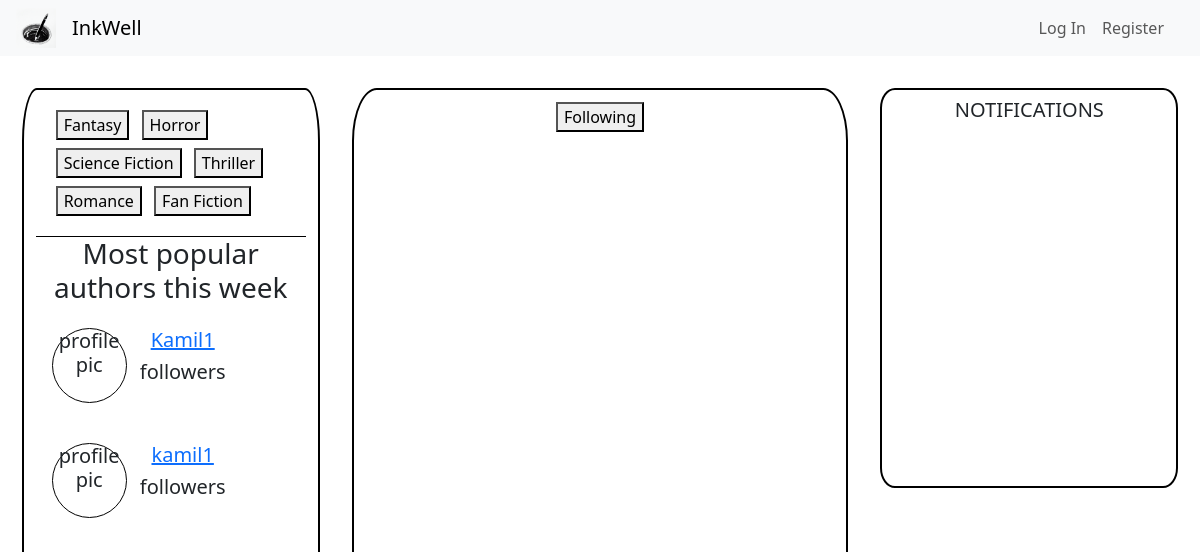
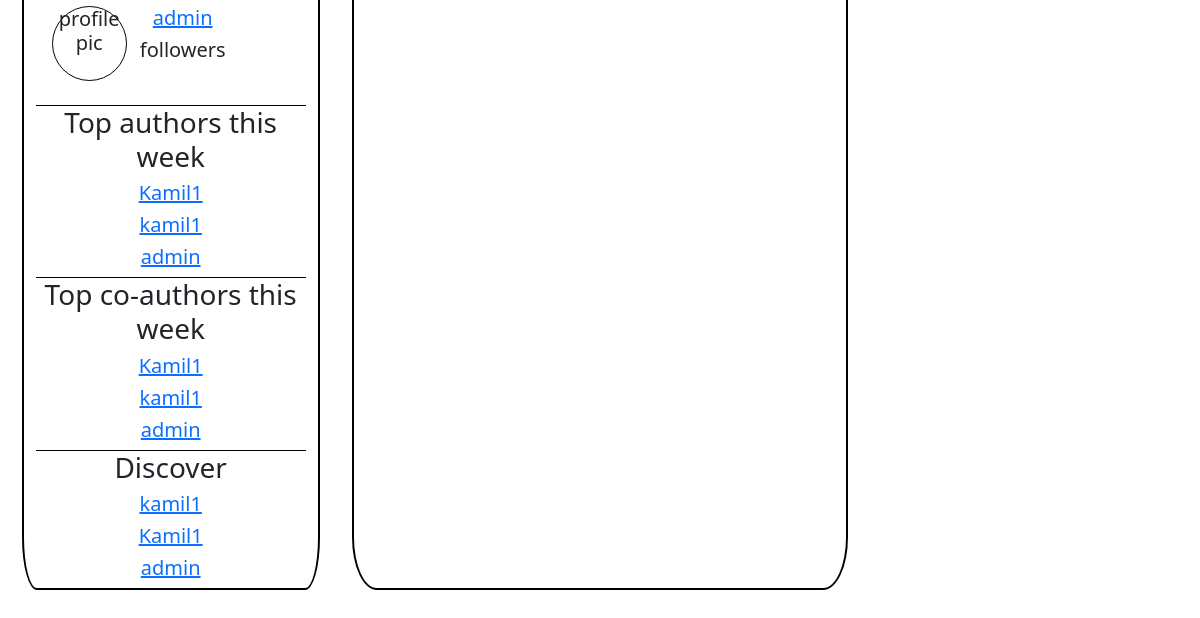
The app's page /, older data (2 pictures, top to bottom).
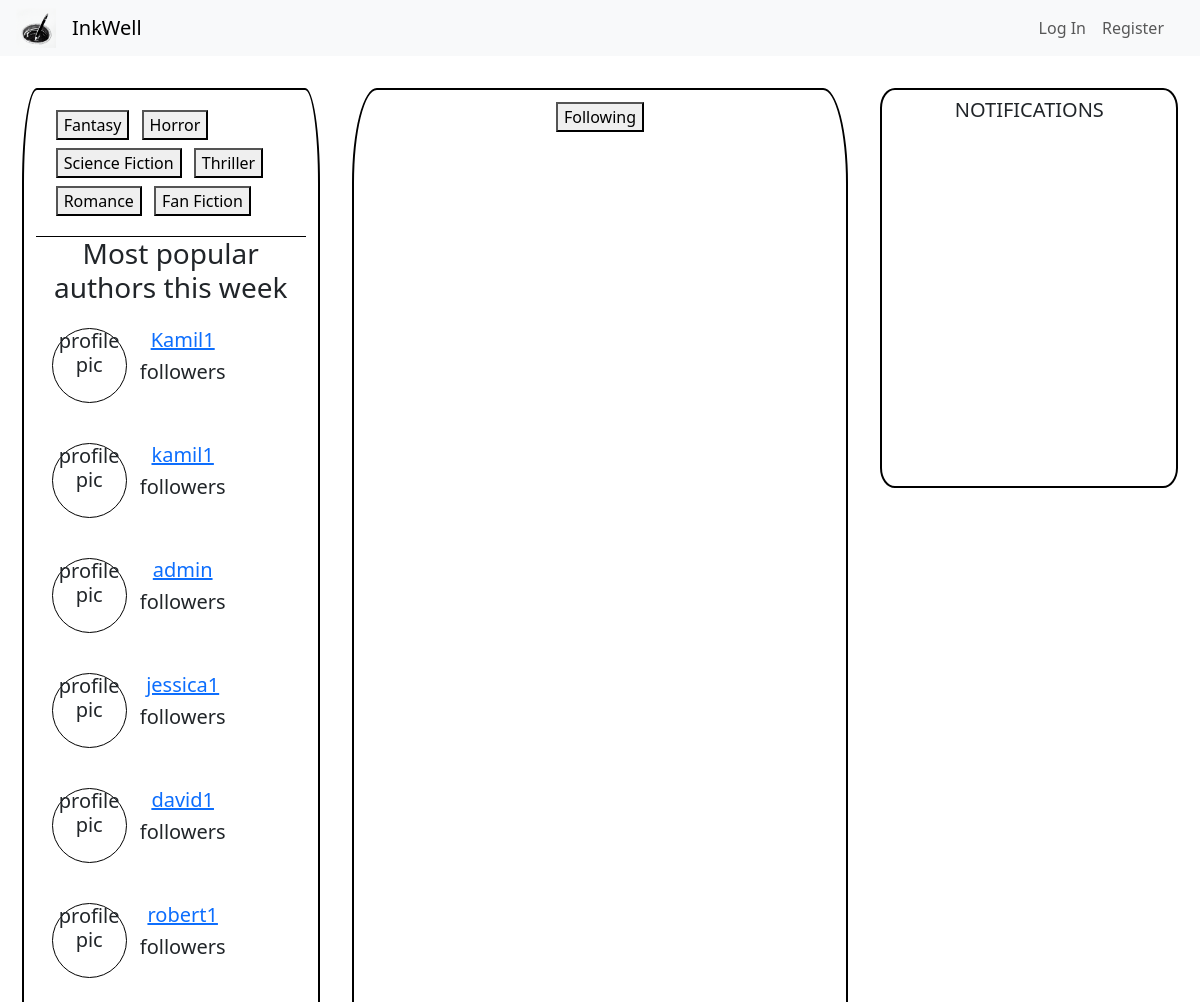
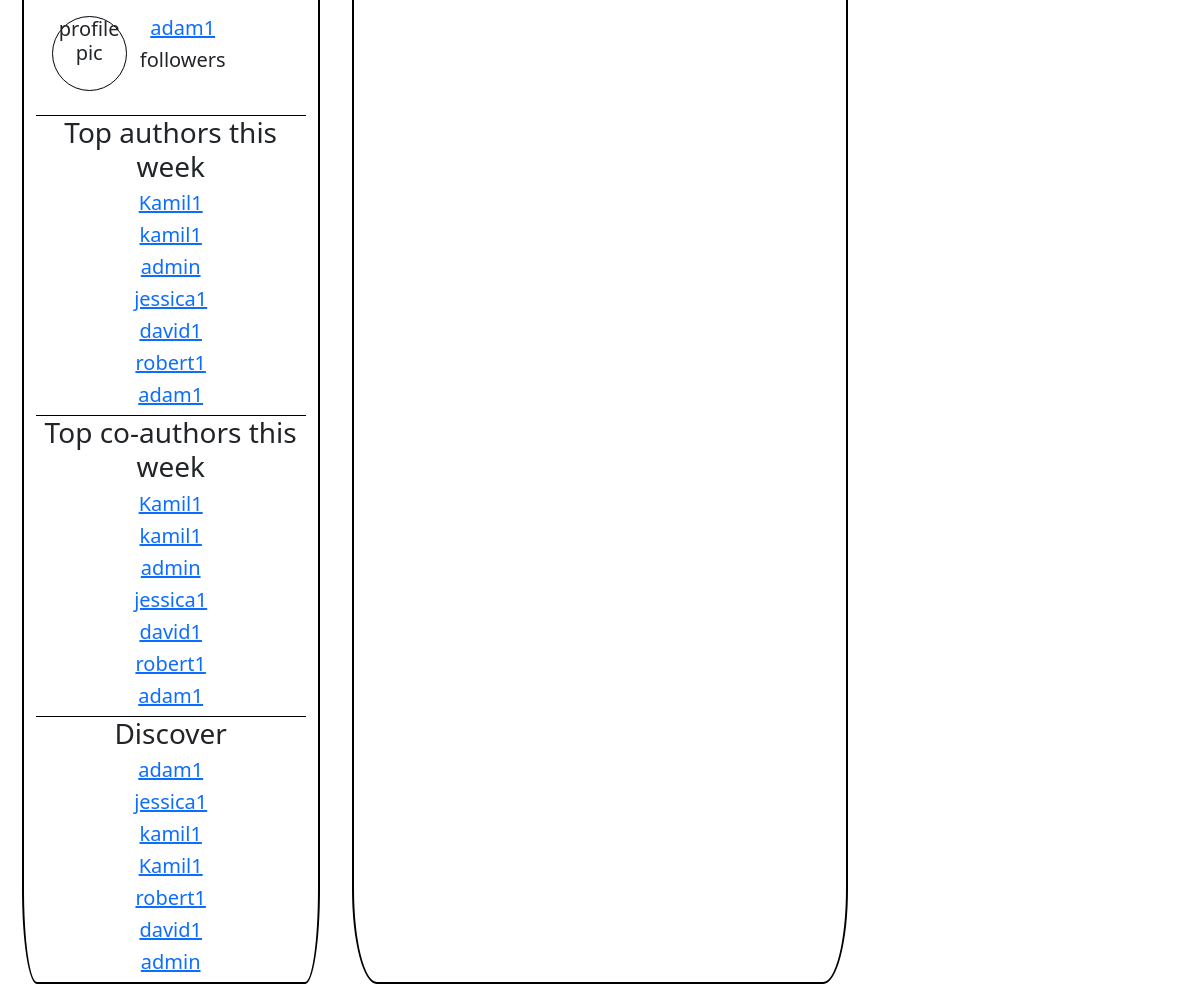
The same page, newer data (2 pictures, top to bottom).
### inkwell/models.py (models this page shows)
class User(AbstractUser):
    about = models.CharField(max_length=250, default="")
    profilePicture = models.ImageField(upload_to='media', blank=True, null=True)
    followers = models.PositiveIntegerField(default=0)
    coAuthorRequests = models.PositiveIntegerField(default=0)
    acceptedRequests = models.PositiveIntegerField(default=0)
    @property
    def readers(self):
        r = Ink.objects.filter(inkOwner=self).values_list('views', flat=True)
        r = sum(r)
        return r
    @property
    def letters(self):
        l = Ink.objects.filter(inkOwner=self).values_list('letterCount', flat=True)
        l = sum(l)
        return l

### inkwell/views.py (the view)
# urls.py: path('', views.index, name='index'),
def index(request):
    users = User.objects.all()
    popularAuthors = sorted(users, key=lambda user: user.readers * user.followers, reverse=True)[:10]
    topAuthors = sorted(users, key=lambda user: user.letters * user.coAuthorRequests, reverse=True)[:10]
    topCoAuthors = sorted(users, key=lambda user: user.acceptedRequests, reverse=True)[:10]
    discoverAuthors = User.objects.annotate(random_order=Random()).order_by('random_order')[:20]
    return render(request, 'inkwell/index.html', {
        'popularAuthors': popularAuthors,
        'topAuthors': topAuthors,
        'topCoAuthors': topCoAuthors,
        'discoverAuthors': discoverAuthors
    })

### inkwell/templates/inkwell/index.html (shortened to what this page needs)
{% extends "inkwell/layout.html" %}
{% block body %}
<div class="index container-fluid">
    <div class="row d-flex justify-content-center">
        <div class="col-3" id="authors-col">
            <div class="genre-buttons">
                <button>Fantasy</button>
                <button>Horror</button>
                <button>Science Fiction</button>
                <button>Thriller</button>
                <button>Romance</button>
                <button>Fan Fiction</button>
            </div>
            <div class="underline-text popular-authors text-center" id="popularAuthors">
                <h3>Most popular authors this week</h3>
                {% for author in popularAuthors %}
                <div class="popAuthors row">
                    <div class="col-1">
                        <h5 class="profile-picture lead">profile pic</h5>
                    </div>
                    <div class="col">
                        <a class="authorLink" href="{% url 'well' username=author.username %}"><h5 class="">{{author.username}}</h5></a>
                        <h5 class="lead">followers</h5>
                    </div>
                </div>
                {% endfor %}
            </div>
            <div class="underline-text top-authors text-center" id="topAuthors">
                <h3>Top authors this week</h3>
                {% for author in topAuthors %}
                    <a class="authorLink" href="{% url 'well' username=author.username %}"><h5 class="lead">{{author.username}}</h5></a>
                {% endfor %}
            </div>
            <div class="underline-text top-co-authors text-center" id="topCoAuthors">
                <h3>Top co-authors this week</h3>
                {% for author in topCoAuthors %}
                    <a class="authorLink" href="{% url 'well' username=author.username %}"><h5 class="lead">{{author.username}}</h5></a>
                {% endfor %}
            </div>
            <div class="underline-text discover-authors text-center">
                <h3>Discover</h3>
                {% for author in discoverAuthors %}
                    <a class="authorLink" href="{% url 'well' username=author.username %}"><h5 class="lead">{{author.username}}</h5></a>
                {% endfor %}
            </div>
        </div>
        <div class="col-5">
            <div class="container d-flex justify-content-center filtering mt-2">
                <button class="" id="followingTimelineBtn">Following</button>
            </div>
        </div>
        <div class="notifications-col-style col-3" id="notifications_col">
            <h5 class="text-center mt-2">NOTIFICATIONS</h5>
        </div>
    </div>
</div>
{% endblock %}

### inkwell/templates/inkwell/layout.html (shortened to what this page needs)
{% load static %}
<!DOCTYPE html>
<html lang="en">
    <head>
        <link href="https://cdn.jsdelivr.net/npm/bootstrap@5.3.0/dist/css/bootstrap.min.css" rel="stylesheet">
        <link href="{% static 'inkwell/styles.css' %}" rel="stylesheet">
    </head>
    <body>
        <nav class="navbar navbar-expand-lg navbar-light bg-light">
            <img class="nav-logo" src="{% static 'inkwell/inkwell1.ico' %}" width="40px" height="40px">
            <a class="navbar-brand" href="{% url 'index' %}">InkWell</a>
            <div class="collapse navbar-collapse" id="navbarNav">
                <ul class="navbar-nav container d-flex justify-content-end nav-right">
                    {% if user.is_authenticated %}
                        <li class="nav-item">
                            <a class="nav-link" href="{% url 'logout' %}">Log Out</a>
                        </li>
                    {% else %}
                        <li class="nav-item">
                            <a class="nav-link" href="{% url 'login' %}">Log In</a>
                        </li>
                        <li class="nav-item">
                            <a class="nav-link" href="{% url 'register' %}">Register</a>
                        </li>
                    {% endif %}
                </ul>
            </div>
          </nav>
        <div class="body">
            {% block body %}
            {% endblock %}
        </div>
    </body>
</html>

### inkwell/static/inkwell/styles.css (style rules this page uses)
.navbar-brand, .nav-logo { margin-left: 1rem; }
.nav-right { margin-right: 1rem; }

### inkwell/templates/inkwell/index.html (style rules this page uses)
.col-5 { border: black 2px solid; border-radius: 5%; margin: 1rem; }
.col-3 { border: black 2px solid; border-radius: 5%; margin: 1rem; }
.index.container-fluid { padding: 0; margin: 0; }
.row { padding: 1rem; }
.underline-text { border-top: 1px black solid; }
.genre-buttons { padding: 1rem; }
.genre-buttons button, .filtering button { margin: 0.25rem; }
.notifications-col-style { height: 50vh; }
.profile-picture { border: 1px black solid; border-radius: 100%; width: 75px; height: 75px; }

Row changes from the older to the newer data that the page shows:
added User: username "jessica1"
added User: username "david1"
added User: username "robert1"
added User: username "adam1"
